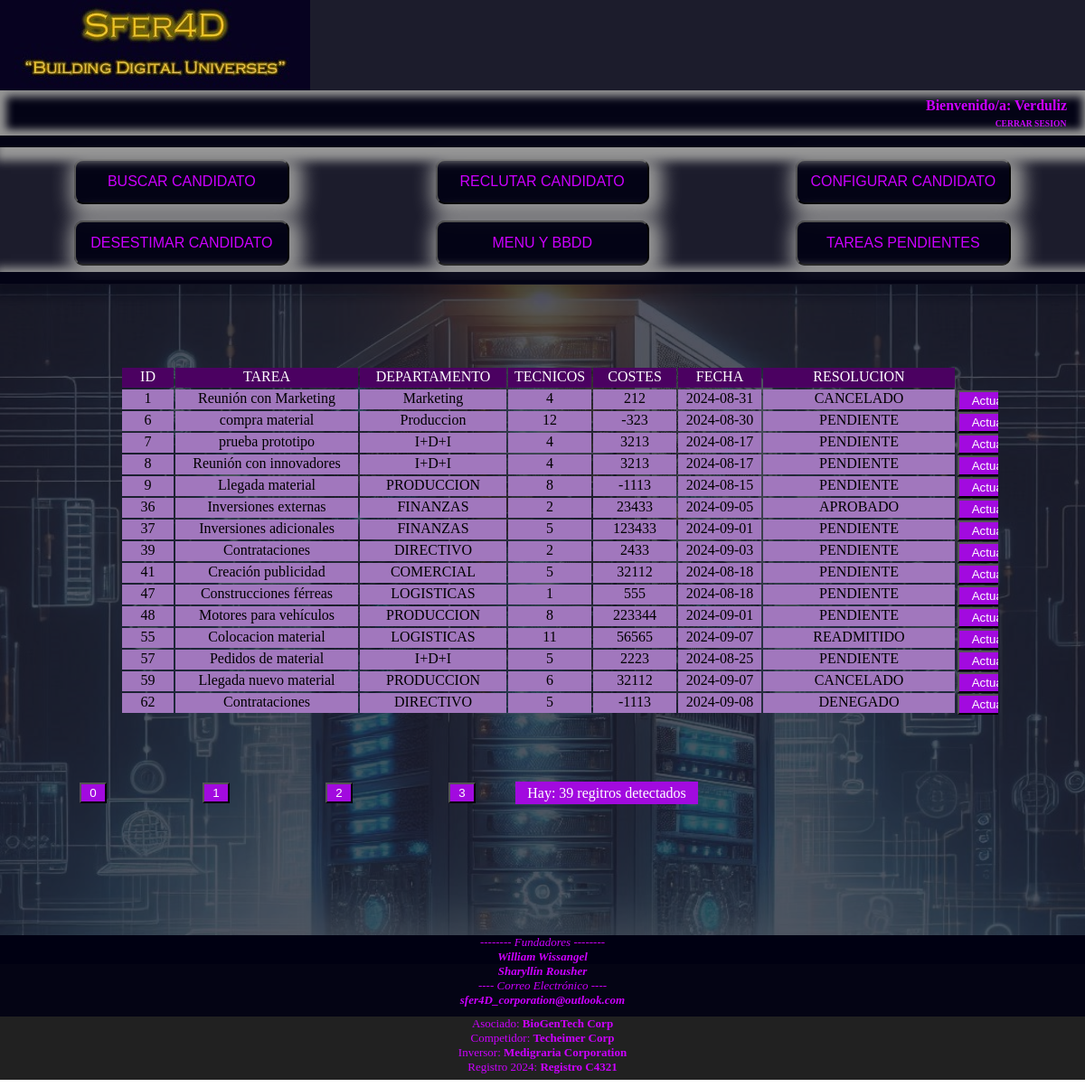
Page /006_Paginacion/0061_PaginacionTareas/tareasPendientes.php (signed in) on the committed database.
### tables this page shows
CREATE TABLE `gestionpeticiones` (
  `ID` int(4) NOT NULL,
  `TAREA` varchar(30) DEFAULT NULL,
  `DEPARTAMENTO` varchar(20) DEFAULT NULL,
  `TECNICOS` int(3) DEFAULT NULL,
  `COSTES` float DEFAULT NULL,
  `FECHA` date DEFAULT NULL,
  `RESOLUCION` varchar(20) DEFAULT NULL
);

### 005_Login/conexionPHP.php (called while the page is built, shortened)
<?php
class ConexionPHP
{
    private static $BD_tablaJefesTareas="gestionpeticiones";
    public static function getBD_TablaJefesTareas()
    {
        return self::$BD_tablaJefesTareas;
    }
}

### 006_Paginacion/0061_PaginacionTareas/controlPend.php (called while the page is built, shortened)
<?php
    if($_SESSION["semaforo"]==1)
    {
        include "../../005_Login/conexionPHP.php";
        $conexion=ConexionPHP::getConexionJEFES_RRHH();
        $BD_tabla=ConexionPHP::getBD_TablaJefesTareas();
        $tamPagina=15;
        if(isset($_GET["cargaPagina"]))
            {
                $paginaInicial=($_GET["cargaPagina"])* $tamPagina;
                $_GET["enviar"]=true;
            }
        else
            {
                $paginaInicial=0;
            }
            $base=$conexion->query("SELECT * FROM $BD_tabla LIMIT  $paginaInicial,$tamPagina");
            $registro=$base->fetchAll(PDO::FETCH_OBJ);
            $filasSQL=$conexion->query("SELECT * FROM $BD_tabla")->rowCount();
    }
?>

### 006_Paginacion/0061_PaginacionTareas/tareasPendientes.php (the view, shortened to what this page needs)
<!DOCTYPE html>
<html lang="en">
<head>
    <link rel="stylesheet" href="tareasPendientes.css">
</head>
<body onload="cargarPagina()">
    <header id="cabeceraPrincipal">
        <div id="iconoAdorno"><img src="../../006_Paginacion/0061_PaginacionTareas/images/Sfer4D-IconoEmpresa.jpg" id="iconoEmpresa"></div>
    <div id="areaSesion">
        <table style="width:100%">
            <tr>
                    <div id="bienvenido"><strong><?php echo"Bienvenido/a: ".$_SESSION["usuario"];?></strong></div>
                    <a href="../../005_Login/salidaPagina.php" id="cerrarSesion"><strong>CERRAR SESION</strong></a>
            </tr>
        </table>
    </div>
        <div class="VaciobotonesPrincipal"></div>
        <table id="tabla">
            <tr class="cajaBotonera">
                <td class="LlenobotonesPrincipal">
                    <button class="bloque_opciones" style="color: rgb(204, 0, 255)" onclick="location.href='../../001_Busqueda/busquedaPHP.php'">BUSCAR CANDIDATO</button>
                </td>
                <td class="LlenobotonesPrincipal">
                    <button class="bloque_opciones" style="color: rgb(204, 0, 255)" onclick="location.href='../../002_Inserccion/inserccionPHP.php'"> RECLUTAR CANDIDATO</button>
                </td>
                <td class="LlenobotonesPrincipal">
                    <button class="bloque_opciones" style="color: rgb(204, 0, 255)" onclick="location.href='../../003_Actualizacion/actualizacionPHP.php'">CONFIGURAR CANDIDATO</button>
                </td>
            </tr>
            <tr class="cajaBotonera">
                <td class="LlenobotonesPrincipal">
                    <button class="bloque_opciones" style="color: rgb(204, 0, 255)" onclick="location.href='../../004_Eliminacion/eliminacionPHP.php'"> DESESTIMAR CANDIDATO</button>
                </td>
                <td class="LlenobotonesPrincipal">
                    <button class="bloque_opciones" style="color: rgb(204, 0, 255)" onclick="location.href='../../000_ConsultaContactos/ConsultaContactos.php'">MENU Y BBDD</button>
                </td>
                <td class="LlenobotonesPrincipal">
                    <button class="bloque_opciones" style="color: rgb(204, 0, 255)" onclick="location.href='../../006_Paginacion/0061_PaginacionTareas/tareasPendientes.php'">TAREAS PENDIENTES</button>
                </td>
            </tr>
        </table>
        <div class="VaciobotonesPrincipal"></div>
    </header>
    <div class="consulta">
        <?php $_SESSION["semaforo"]=1; include "controlPend.php"; ?>
        <div class="tablaBBDD">
            <table id="tablaPaginacion">
                <tr class="cabecera">
                    <td class="cajaT">ID</td>
                    <td class="cajaT">TAREA</td>
                    <td class="cajaT">DEPARTAMENTO</td>
                    <td class="cajaT">TECNICOS</td>
                    <td class="cajaT">COSTES</td>
                    <td class="cajaT">FECHA</td>
                    <td class="cajaT">RESOLUCION</td>
                </tr>
                <?php
                    foreach($registro as $persona):
                ?>
                <tr class="cabecera">
                    <td class="caja"><?php echo($persona->ID);?></td>
                    <td class="caja"><?php echo($persona->TAREA);?></td>
                    <td class="caja"><?php echo($persona->DEPARTAMENTO);?></td>
                    <td class="caja"><?php echo($persona->TECNICOS);?></td>
                    <td class="caja"><?php echo($persona->COSTES);?></td>
                    <td class="caja"><?php echo($persona->FECHA);?></td>
                    <td class="caja"><?php echo($persona->RESOLUCION);?></td>
                    <td class="caja">
                        <a href="../../006_Paginacion/0062_PaginacionTareasConfirmacion/actualizarTareasPend.php?id=<?php echo($persona->ID);?>">
                            <input class="botonera" type="submit" value="Actualizar">
                        </a>
                    </td>
                </tr>
                <?php
                    endforeach;
                ?>
            </table>
            <?php
                    echo "<br><br>";
                    $filasSQLBoton=$filasSQL/$tamPagina;
                    echo"<br><br>";
                    echo"<form method='GET' style='margin-left:100px width:800px'><table style='width:750px'><tr>";
                    for($i=0;$i<(round($filasSQLBoton,0,PHP_ROUND_HALF_UP)+1);$i++)
                    {
                        echo"<td><input
                                type='submit'
                                name='cargaPagina'
                                class='accionamientos'
                                value='$i'></td>";
                    }
                    echo "<td class='nota'> Hay: ".$filasSQL." regitros detectados</td>";
                    echo "</tr></table></form>";
            ?>
        </div>
    </div>
    <div class="piePagina">
        <footer id="piePrincipal">
            <div id="zocalo">
                -------- Fundadores --------
                <br><strong>William Wissangel</strong></br>
                <strong>Sharyllín Rousher</strong>
                <br>---- Correo Electrónico ----</br>
                <strong>sfer4D_corporation@outlook.com</strong>
            </div>
            <div class="pie">
                Asociado: <strong>BioGenTech Corp</strong><br>
                Competidor: <strong>Techeimer Corp</strong><br>
                Inversor: <strong>Medigraria Corporation</strong><br>
                Registro 2024: <strong>Registro C4321</strong>
            </div>
        </footer>
    </div>
</body>
</html>

### rows in the picture
gestionpeticiones: ID "1", TAREA "Reunión con Marketing", DEPARTAMENTO "Marketing", TECNICOS "4", COSTES "212", FECHA "2024-08-31", RESOLUCION "CANCELADO"
gestionpeticiones: ID "6", TAREA "compra material", DEPARTAMENTO "Produccion", TECNICOS "12", COSTES "-323", FECHA "2024-08-30", RESOLUCION "PENDIENTE"
gestionpeticiones: ID "7", TAREA "prueba prototipo", DEPARTAMENTO "I+D+I", TECNICOS "4", COSTES "3213", FECHA "2024-08-17", RESOLUCION "PENDIENTE"
gestionpeticiones: ID "8", TAREA "Reunión con innovadores", DEPARTAMENTO "I+D+I", TECNICOS "4", COSTES "3213", FECHA "2024-08-17", RESOLUCION "PENDIENTE"
gestionpeticiones: ID "9", TAREA "Llegada material", DEPARTAMENTO "PRODUCCION", TECNICOS "8", COSTES "-1113", FECHA "2024-08-15", RESOLUCION "PENDIENTE"
gestionpeticiones: ID "36", TAREA "Inversiones externas", DEPARTAMENTO "FINANZAS", TECNICOS "2", COSTES "23433", FECHA "2024-09-05", RESOLUCION "APROBADO"
gestionpeticiones: ID "37", TAREA "Inversiones adicionales", DEPARTAMENTO "FINANZAS", TECNICOS "5", COSTES "123433", FECHA "2024-09-01", RESOLUCION "PENDIENTE"
gestionpeticiones: ID "39", TAREA "Contrataciones", DEPARTAMENTO "DIRECTIVO", TECNICOS "2", COSTES "2433", FECHA "2024-09-03", RESOLUCION "PENDIENTE"
gestionpeticiones: ID "41", TAREA "Creación publicidad", DEPARTAMENTO "COMERCIAL", TECNICOS "5", COSTES "32112", FECHA "2024-08-18", RESOLUCION "PENDIENTE"
gestionpeticiones: ID "47", TAREA "Construcciones férreas", DEPARTAMENTO "LOGISTICAS", TECNICOS "1", COSTES "555", FECHA "2024-08-18", RESOLUCION "PENDIENTE"
gestionpeticiones: ID "48", TAREA "Motores para vehículos", DEPARTAMENTO "PRODUCCION", TECNICOS "8", COSTES "223344", FECHA "2024-09-01", RESOLUCION "PENDIENTE"
gestionpeticiones: ID "55", TAREA "Colocacion material", DEPARTAMENTO "LOGISTICAS", TECNICOS "11", COSTES "56565", FECHA "2024-09-07", RESOLUCION "READMITIDO"
gestionpeticiones: ID "57", TAREA "Pedidos de material", DEPARTAMENTO "I+D+I", TECNICOS "5", COSTES "2223", FECHA "2024-08-25", RESOLUCION "PENDIENTE"
gestionpeticiones: ID "59", TAREA "Llegada nuevo material", DEPARTAMENTO "PRODUCCION", TECNICOS "6", COSTES "32112", FECHA "2024-09-07", RESOLUCION "CANCELADO"
gestionpeticiones: ID "62", TAREA "Contrataciones", DEPARTAMENTO "DIRECTIVO", TECNICOS "5", COSTES "-1113", FECHA "2024-09-08", RESOLUCION "DENEGADO"

### other values in the picture
$_SESSION["usuario"] "Verduliz"
$filasSQL "39"
